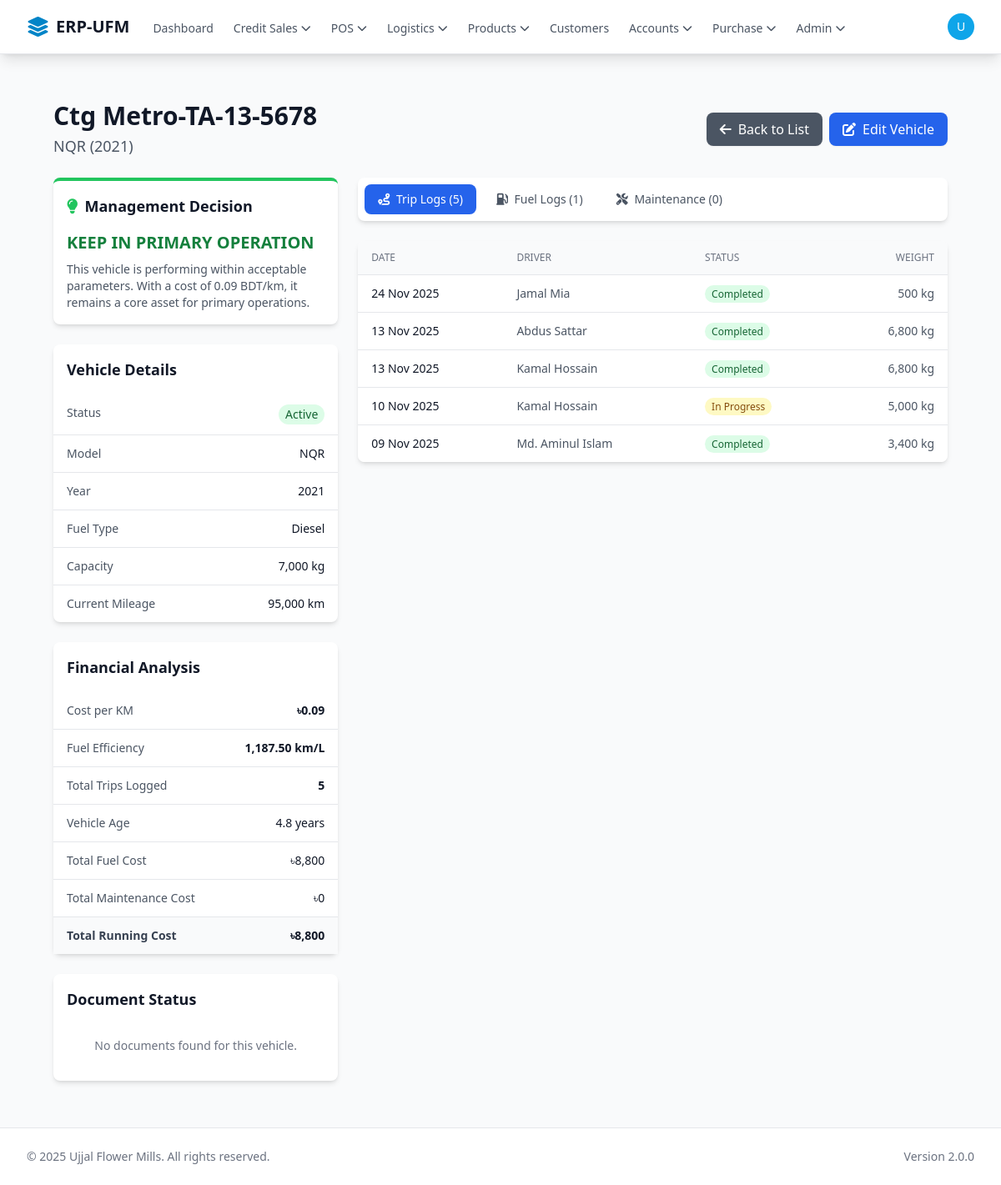
The page /logistics/vehicles/view.php?id=5 (signed in) on the database its author committed.
### tables this page shows
CREATE TABLE `vehicles` (
  `id` int(11) NOT NULL,
  `vehicle_number` varchar(50) NOT NULL,
  `vehicle_type` enum('Own','Rented') NOT NULL DEFAULT 'Own',
  `category` enum('Truck','Van','Pickup','Motorcycle','Other') DEFAULT 'Truck',
  `capacity_kg` decimal(10,2) DEFAULT 0.00,
  `fuel_type` enum('Diesel','Petrol','CNG','Electric') DEFAULT 'Diesel',
  `make` varchar(100) DEFAULT NULL,
  `model` varchar(100) DEFAULT NULL,
  `year` int(11) DEFAULT NULL,
  `status` enum('Active','Maintenance','Inactive') DEFAULT 'Active',
  `ownership_status` enum('Owned','Leased','Rented') DEFAULT 'Owned',
  `assigned_branch_id` bigint(20) UNSIGNED DEFAULT NULL,
  `rental_rate_per_day` decimal(10,2) DEFAULT NULL,
  `rental_start_date` date DEFAULT NULL,
  `rental_end_date` date DEFAULT NULL,
  `rental_vendor_name` varchar(255) DEFAULT NULL,
  `rental_vendor_phone` varchar(20) DEFAULT NULL,
  `purchase_date` date DEFAULT NULL,
  `purchase_price` decimal(12,2) DEFAULT NULL,
  `current_mileage` decimal(10,2) DEFAULT 0.00,
  `next_service_due_date` date DEFAULT NULL,
  `next_service_due_mileage` decimal(10,2) DEFAULT NULL,
  `notes` text DEFAULT NULL,
  `created_at` timestamp NULL DEFAULT current_timestamp(),
  `updated_at` timestamp NULL DEFAULT current_timestamp() ON UPDATE current_timestamp()
);

CREATE TABLE `trip_assignments` (
  `id` int(11) NOT NULL,
  `vehicle_id` int(11) NOT NULL,
  `driver_id` int(11) NOT NULL,
  `trip_date` date NOT NULL,
  `scheduled_time` time DEFAULT NULL,
  `actual_start_time` datetime DEFAULT NULL,
  `actual_end_time` datetime DEFAULT NULL,
  `trip_type` enum('single','consolidated') DEFAULT 'single',
  `total_orders` int(11) DEFAULT 1,
  `total_weight_kg` decimal(10,2) DEFAULT 0.00,
  `remaining_capacity_kg` decimal(10,2) DEFAULT 0.00,
  `route_summary` text DEFAULT NULL,
  `status` enum('Scheduled','In Progress','Completed','Cancelled') DEFAULT 'Scheduled',
  `notes` text DEFAULT NULL,
  `created_by_user_id` bigint(20) UNSIGNED DEFAULT NULL,
  `created_at` timestamp NULL DEFAULT current_timestamp(),
  `updated_at` timestamp NULL DEFAULT current_timestamp() ON UPDATE current_timestamp()
);

CREATE TABLE `drivers` (
  `id` int(11) NOT NULL,
  `driver_name` varchar(255) NOT NULL,
  `photo_path` varchar(255) DEFAULT NULL,
  `phone_number` varchar(20) NOT NULL,
  `email` varchar(255) DEFAULT NULL,
  `nid_number` varchar(50) DEFAULT NULL,
  `license_number` varchar(50) DEFAULT NULL,
  `license_type` enum('Light','Medium','Heavy','Special') DEFAULT NULL,
  `license_issue_date` date DEFAULT NULL,
  `license_expiry_date` date DEFAULT NULL,
  `driver_type` enum('Permanent','Temporary') DEFAULT 'Permanent',
  `status` enum('Active','Inactive','On Leave') DEFAULT 'Active',
  `rating` decimal(3,2) DEFAULT 5.00,
  `total_trips` int(11) DEFAULT 0,
  `assigned_vehicle_id` int(11) DEFAULT NULL,
  `assigned_branch_id` bigint(20) UNSIGNED DEFAULT NULL,
  `address` text DEFAULT NULL,
  `emergency_contact_name` varchar(255) DEFAULT NULL,
  `emergency_contact_phone` varchar(20) DEFAULT NULL,
  `date_of_birth` date DEFAULT NULL,
  `join_date` date DEFAULT NULL,
  `notes` text DEFAULT NULL,
  `salary` decimal(10,2) DEFAULT NULL,
  `daily_rate` decimal(10,2) DEFAULT NULL,
  `created_at` timestamp NULL DEFAULT current_timestamp(),
  `updated_at` timestamp NULL DEFAULT current_timestamp() ON UPDATE current_timestamp()
);

### logistics/vehicles/view.php (the view, shortened to what the rows shown need)
<?php
require_once '../../core/init.php';
global $db;
$vehicle_id = (int)($_GET['id'] ?? 0);
$vehicle = $db->query("SELECT * FROM vehicles WHERE id = ?", [$vehicle_id])->first();
$purchase_date = $vehicle->purchase_date;
$current_mileage = (float)($vehicle->current_mileage ?? 0);
$age_in_days = 0;
if ($purchase_date) {
    try {
        $age_in_days = (new DateTime())->diff(new DateTime($purchase_date))->days;
    } catch (Exception $e) {}
}
$age_in_years = $age_in_days / 365.25;
$trip_logs = $db->query(
    "SELECT ta.*, d.driver_name
     FROM trip_assignments ta
     LEFT JOIN drivers d ON ta.driver_id = d.id
     WHERE ta.vehicle_id = ?
     ORDER BY ta.trip_date DESC, ta.id DESC LIMIT 20",
    [$vehicle_id]
)->results();
require_once '../../templates/header.php';
?>
<div class="max-w-screen-2xl mx-auto px-4 sm:px-6 lg:px-8 py-6" x-data="{ activeTab: 'trips' }">
    <div class="flex flex-wrap justify-between items-center mb-6 gap-4">
        <div>
            <h1 class="text-3xl font-bold text-gray-900"><?php echo htmlspecialchars($vehicle->vehicle_number); ?></h1>
            <p class="text-lg text-gray-600 mt-1"><?php echo htmlspecialchars($vehicle->model); ?> (<?php echo htmlspecialchars($vehicle->year); ?>)</p>
        </div>
    </div>
    <div class="grid grid-cols-1 lg:grid-cols-3 gap-6">
        <div class="lg:col-span-1 space-y-6">
            <div class="bg-white rounded-lg shadow-md">
                <ul class="divide-y divide-gray-200">
                    <li class="px-4 py-3 flex justify-between">
                        <span class="text-sm font-medium text-gray-600">Status</span>
                        <span class="px-2 py-0.5 text-sm rounded-full <?php echo $vehicle->status === 'Active' ? 'bg-green-100 text-green-800' : 'bg-red-100 text-red-800'; ?>">
                            <?php echo htmlspecialchars($vehicle->status); ?>
                        </span>
                    </li>
                    <li class="px-4 py-3 flex justify-between">
                        <span class="text-sm font-medium text-gray-600">Model</span>
                        <span class="text-sm text-gray-900"><?php echo htmlspecialchars($vehicle->model); ?></span>
                    </li>
                    <li class="px-4 py-3 flex justify-between">
                        <span class="text-sm font-medium text-gray-600">Year</span>
                        <span class="text-sm text-gray-900"><?php echo htmlspecialchars($vehicle->year); ?></span>
                    </li>
                    <li class="px-4 py-3 flex justify-between">
                        <span class="text-sm font-medium text-gray-600">Fuel Type</span>
                        <span class="text-sm text-gray-900"><?php echo htmlspecialchars($vehicle->fuel_type); ?></span>
                    </li>
                    <li class="px-4 py-3 flex justify-between">
                        <span class="text-sm font-medium text-gray-600">Capacity</span>
                        <span class="text-sm text-gray-900"><?php echo number_format($vehicle->capacity_kg, 0); ?> kg</span>
                    </li>
                    <li class="px-4 py-3 flex justify-between">
                        <span class="text-sm font-medium text-gray-600">Current Mileage</span>
                        <span class="text-sm text-gray-900"><?php echo number_format($current_mileage, 0); ?> km</span>
                    </li>
                </ul>
            </div>
            <div class="bg-white rounded-lg shadow-md">
                <ul class="divide-y divide-gray-200">
                    <li class="px-4 py-3 flex justify-between">
                        <span class="text-sm font-medium text-gray-600">Vehicle Age</span>
                        <span class="text-sm text-gray-900"><?php echo number_format($age_in_years, 1); ?> years</span>
                    </li>
                </ul>
            </div>
        </div>
        <div class="lg:col-span-2 space-y-6">
            <div class="bg-white rounded-lg shadow-md overflow-hidden">
                <div x-show="activeTab === 'trips'" class="overflow-x-auto">
                    <table class="min-w-full divide-y divide-gray-200">
                        <thead class="bg-gray-50">
                            <tr>
                                <th class="px-4 py-3 text-left text-xs font-medium text-gray-500 uppercase">Date</th>
                                <th class="px-4 py-3 text-left text-xs font-medium text-gray-500 uppercase">Driver</th>
                                <th class="px-4 py-3 text-left text-xs font-medium text-gray-500 uppercase">Status</th>
                                <th class="px-4 py-3 text-right text-xs font-medium text-gray-500 uppercase">Weight</th>
                            </tr>
                        </thead>
                        <tbody class="bg-white divide-y divide-gray-200">
                            <?php foreach($trip_logs as $log): ?>
                            <tr>
                                <td class="px-4 py-3 text-sm text-gray-900"><?php echo date('d M Y', strtotime($log->trip_date)); ?></td>
                                <td class="px-4 py-3 text-sm text-gray-600"><?php echo htmlspecialchars($log->driver_name ?? 'N/A'); ?></td>
                                <td class="px-4 py-3 text-sm">
                                    <span class="px-2 py-0.5 text-xs rounded-full <?php echo $log->status === 'Completed' ? 'bg-green-100 text-green-800' : 'bg-yellow-100 text-yellow-800'; ?>">
                                        <?php echo htmlspecialchars($log->status); ?>
                                    </span>
                                </td>
                                <td class="px-4 py-3 text-sm text-right text-gray-600"><?php echo number_format($log->total_weight_kg, 0); ?> kg</td>
                            </tr>
                            <?php endforeach; ?>
                        </tbody>
                    </table>
                </div>
            </div>
        </div>
    </div>
</div>
<?php require_once '../../templates/footer.php'; ?>

### rows shown on the page
vehicles: vehicle_number "Ctg Metro-TA-13-5678", model "NQR", year "2021", status "Active", fuel_type "Diesel", capacity_kg "7,000", current_mileage "95,000", purchase_date "4.8"
trip_assignments: trip_date "24 Nov 2025", driver.driver_name "Jamal Mia", status "Completed", total_weight_kg "500"
trip_assignments: trip_date "13 Nov 2025", driver.driver_name "Abdus Sattar", status "Completed", total_weight_kg "6,800"
trip_assignments: trip_date "13 Nov 2025", driver.driver_name "Kamal Hossain", status "Completed", total_weight_kg "6,800"
trip_assignments: trip_date "10 Nov 2025", driver.driver_name "Kamal Hossain", status "In Progress", total_weight_kg "5,000"
trip_assignments: trip_date "09 Nov 2025", driver.driver_name "Md. Aminul Islam", status "Completed", total_weight_kg "3,400"

### other values the page prints
APP_NAME "ERP-UFM"
substr($currentUser['display_name'] ?? 'U', 0, 1) "U"
$decision['recommendation'] "KEEP IN PRIMARY OPERATION"
$decision['reason'] "This vehicle is performing within acceptable parameters. With a cost of 0.09 BDT/km, it remains a core asset for primary operations."
$cost_per_km "0.09"
$fuel_efficiency "1,187.50"
$total_trips "5"
$total_fuel "8,800"
$total_maintenance "0"
$total_running_cost "8,800"
count($trip_logs) "5"
count($fuel_logs) "1"
count($maintenance_logs) "0"
APP_VERSION "2.0.0"
